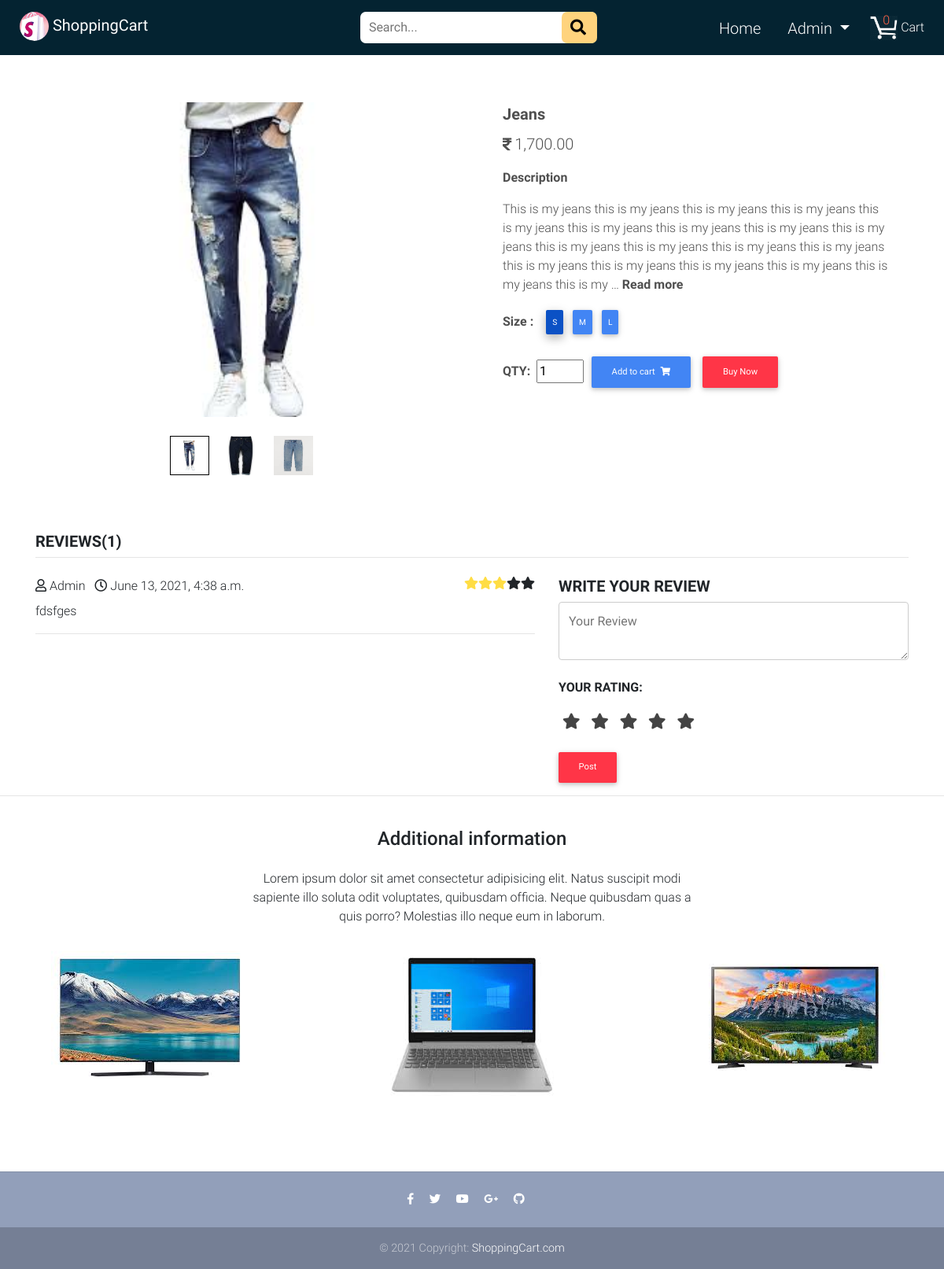
The app's page /product-detail/2/ (signed in) with its own data.
### myshop/models.py (models this page shows, shortened)
class Product(models.Model):
    title = models.CharField(max_length=100)
    price = models.IntegerField()
    discounted_price = models.IntegerField(blank=True, null=True)
    description = models.TextField()
    tag = models.CharField(choices=LABEL_CHOICES,
                           max_length=15, blank=True, null=True)
    label = models.CharField(choices=LABEL_COLOR_CHOICES,
                             max_length=1, blank=True, null=True)
    brand = models.CharField(max_length=50)
    size = MultiSelectField(choices=SIZE_CHOICES, blank=True, null=True)
    category = models.ForeignKey(Category, on_delete=models.CASCADE)
    image = models.ImageField(upload_to='images')

class Product_Image(models.Model):
    product = models.ForeignKey(Product, on_delete=models.CASCADE)
    image = models.ImageField(upload_to='images')

class Review(models.Model):
    user = models.ForeignKey(User, models.CASCADE)
    product = models.ForeignKey(Product, models.CASCADE)
    comment = models.TextField(max_length=250)
    rate = models.IntegerField(default=0)
    created_at = models.DateTimeField(auto_now_add=True)

### myshop/views.py (the view)
# urls.py: path('product-detail/<int:id>/', views.ProductDetail, name='product_detail'),
def ProductDetail(request, id):
    product = Product.objects.filter(id=id)
    single_product = Product.objects.get(id=id)
    prod_img = Product_Image.objects.filter(product_id=id)
    off_percentage = 0
    if single_product.discounted_price:
        discount_cost = single_product.price - single_product.discounted_price
        off_percentage = (discount_cost * 100) / single_product.price
    product_discount_percentage = round(off_percentage)
    review = Review.objects.filter(product=single_product)
    p = product.first()
    cart_quantity = 0
    item_already_in_cart = False
    user = request.user
    if user.is_authenticated:
        item_already_in_cart = Cart.objects.filter(
            Q(product=p.id) & Q(user=request.user)).exists()
        cart_item = Cart.objects.filter(user=user)
        for i in cart_item:
            cart_quantity += i.quantity
    context = {
        'reviews': review,
        'cart_quantity': cart_quantity,
        'product': product,
        'single_product': single_product,
        'product_discount_percentage': product_discount_percentage,
        'prod_img': prod_img,
        'item_already_in_cart': item_already_in_cart
    }
    return render(request, 'product_detail.html', context)

### myshop/templates/product_detail.html (shortened to what this page needs)
{% extends "base.html" %}
{% load static %}
{% load humanize %}
{% block content %}
<main class="mt-5 pt-4" style="overflow-x: hidden;">
  <div class="container dark-grey-text mt-5" style="word-wrap: break-word;">
    <div class="row">
      <div class="col-md-6 mb-2">
        <div class="mb-4" style="display: flex; justify-content: center; width: 100%; height: 400px;">
          <img class="img-fluid" src="{{single_product.image.url}}" alt="" id="product-detail">
        </div>
        {% if prod_img %}
        <div class="product-links-wap mb-3">
          <div class="row" style="display: flex; justify-content: center;">
            <div class="mr-3 activeimg">
              <a href="#">
                <img class="img-fluid thumbpic active" style="width: 50px; height: 50px;"
                  src="{{single_product.image.url}}" alt="">
              </a>
            </div>
            {% for pi in prod_img %}
            <div class="mr-3 activeimg">
              <a href="#">
                <img class="img-fluid thumbpic" style="width: 50px; height: 50px;" src="{{pi.image.url}}" alt="">
              </a>
            </div>
            {% endfor %}
          </div>
        </div>
        {% endif %}
      </div>
      {% for prod in product %}
      <div class="col-md-6 mb-4">
        <div class="px-4" style="word-wrap: break-word;">
          <a>
            <p class="d-inline lead font-weight-bold">{{ prod.title }}</p>
          </a>
          <p class="lead mt-2">
            {% if prod.discounted_price %}
          <div class="mr-1" style="font-size: 15px;">
            <span style="font-size: 20px;"><i class="fa mr-1"
                style="font-size: 18px;">&#xf156;</i>{{prod.discounted_price|intcomma}}.00</span>
          </div>
          <div class="mt-3">
            <span style="font-size: 20px;"><strong>M.R.P.:</strong><del class="ml-2 mr-1"><i class="fa mr-1"
                  style="font-size: 18px;">&#xf156;</i>{{prod.price|intcomma}}.00</del></span>
            <small style="font-size: 17px;">({{product_discount_percentage}}% off)</small>
          </div>
          {% else %}
          <span><i class="fa mr-1" style="font-size: 18px;">&#xf156;</i>{{prod.price|intcomma}}.00</span>
          {% endif %}
          </p>
          <p class="font-weight-bold">Description</p>
          <p><span id="dots">{{prod.description|truncatewords:75}}</span>
            <a class="font-weight-bold" onclick="readMore()" id="readmore">Read more</a>
          </p>
          {% if single_product.size %}
          <div class="row">
            <div class="col-auto prod-size">
              <ul class="list-inline pb-2">
                <li class="list-inline-item font-weight-bold">Size :</li>
                 {% for field in single_product.size  %}
                  <label for="{{forloop.counter0}}" class="btn btn-primary btn-sm p-2 m-1 prodsize  {% if forloop.counter0 == 0 %} active {% endif %}">{{field}}</label>
                {% endfor %}
              </ul>
            </div>
          </div>
          {% endif %}
          <form class="d-inline justify-content-left">
            <strong class="font-weight-bold mr-1"><label for="qty">QTY:<label></strong>
            <input type="number" value="1" id="qty" name="qty" style="width: 60px;">
            {% if user.is_authenticated %}
            {% if item_already_in_cart %}
            <a href="{% url 'cart_item' %}" class="btn btn-warning btn-md my-0">Go to cart
              <i class="fas fa-shopping-cart ml-1"></i>
            </a>
            {% else %}
            <button class="btn btn-primary btn-md my-0" type="submit" formaction="/add-to-cart">Add to cart
              <i class="fas fa-shopping-cart ml-1"></i>
            </button>
            {% endif %}
            {% else %}
            <a href="{% url 'login' %}" class="btn btn-primary btn-md my-0" type="submit">Add to cart
              <i class="fas fa-shopping-cart ml-1"></i>
            </a>
            {% endif %}
            <button href="/buyNow/" type="submit" class="btn btn-danger btn-md my-0" formaction="/buyNow">Buy Now</button>
          </form>
        </div>
      </div>
      {% endfor %}
    </div>
  </div>
  <div class="container mt-5">
    <h5 class="text-uppercase font-weight-bold">Reviews({{reviews|length}})</h5>
    <hr class="mt-0 pt-0">
    <div class="row">
      <div class="col-sm-7 mt-2">
        {% if reviews %}
        {% for review in reviews %}
        <div class="review-heading">
          <a class="text-capitalize"><i class="far fa-user mr-1"></i>{{review.user.username}}</a>
          <a class="ml-2"><i class="far fa-clock mr-1"></i>{{review.created_at}}</a>
          <i class="fa fa-star {% if review.rate > 4 %} checked {% endif %}" style="float: right;"></i>
          <i class="fa fa-star {% if review.rate > 3 %} checked {% endif %}" style="float: right;"></i>
          <i class="fa fa-star {% if review.rate > 2 %} checked {% endif %}" style="float: right;"></i>
          <i class="fa fa-star {% if review.rate > 1 %} checked {% endif %}" style="float: right;"></i>
          <i class="fa fa-star {% if review.rate > 0 %} checked {% endif %}" style="float: right;"></i>
        </div>
        <div class="review-body mt-2">
          <p>{{review.comment}}</p>
        </div>
        <hr>
        {% endfor %}
        {% else %}
        Doesn't have any review !!
        {% endif %}
      </div>
      <div class="col-sm-5 mt-2">
        <h5 class="text-uppercase font-weight-bold">Write Your Review</h5>
        <form class="review-form" method="GET" action="/review">
          <div class="form-group">
            <textarea class="input" type="text" name="comment" placeholder="Your Review" required></textarea>
          </div>
          <div class="form-group">
            <div class="input rating">
              <p class="text-uppercase font-weight-bold">Your Rating: </p>
              <div class="rating-wrapper">
                <input type="radio" id="star-5" name="rate" value="5" /><label for="star-5" class="fas fa-star"></label>
                <input type="radio" id="star-4" name="rate" value="4" /><label for="star-4" class="fas fa-star"></label>
                <input type="radio" id="star-3" name="rate" value="3" /><label for="star-3" class="fas fa-star"></label>
                <input type="radio" id="star-2" name="rate" value="2" /><label for="star-2" class="fas fa-star"></label>
                <input type="radio" id="star-1" name="rate" value="1" required /><label for="star-1"
                  class="fas fa-star"></label>
              </div>
            </div>
          </div>
          {% if user.is_authenticated %}
          <button class="btn btn-danger btn-md m-0" type="submit">Post</button>
          {% else %}
          <p>You must be logged in for post a review, <a href="{% url 'login' %}">Login</a></p>
          {% endif %}
        </form>
      </div>
    </div>
  </div>
  <hr>
  <div class="row d-flex justify-content-center">
    <div class="col-md-6 text-center">
      <h4 class="my-4 h4">Additional information</h4>
      <p>Lorem ipsum dolor sit amet consectetur adipisicing elit. Natus suscipit modi sapiente illo soluta odit
        voluptates,
        quibusdam officia. Neque quibusdam quas a quis porro? Molestias illo neque eum in laborum.</p>
    </div>
  </div>
  <div class="row text-center">
    <div class="col-lg-4 col-md-12 mb-4">
      <img src="{% static 'img/15.jpg' %}" class="img-fluid" alt="">
    </div>
    <div class="col-lg-4 col-md-6 mb-4">
      <img src="{% static 'img/39.jpg' %}" class="img-fluid" alt="">
    </div>
    <div class="col-lg-4 col-md-6 mb-4">
      <img src="{% static 'img/16.jpg' %}" class="img-fluid" alt="">
    </div>
  </div>
</main>
{% endblock %}

### myshop/templates/base.html (shortened to what this page needs)
{% load static %}
<!DOCTYPE html>
<html lang="en">
<head>
    <link rel="stylesheet" href="https://use.fontawesome.com/releases/v5.11.2/css/all.css">
    <link href="{% static 'css/bootstrap.min.css' %}" rel="stylesheet">
    <link href="{% static 'css/mdb.min.css' %}" rel="stylesheet">
    <link href="{% static 'css/style.min.css' %}" rel="stylesheet">
</head>
<body>
    <nav class="container-fluid fixed-top navbar-expand-lg">
        <div class="row">
            <div class="brand">
                <a class="navbar-brand waves-effect" href="/" target="_blank">
                    <span>
                        <img src="{% static 'img/logo1.jpg' %}" class="logo">
                    </span>
                    <strong class="white-text">ShoppingCart</strong>
                </a>
            </div>
            <div class="cart-item">
                <a href="{% url 'cart_item' %}" class="cart waves-effect">
                    {% if user.is_anonymous %}
                    <span class="cart-basket d-flex align-items-center justify-content-center">0</span>
                    {% else %}
                    <span class="cart-basket d-flex align-items-center justify-content-center">{{cart_quantity}}</span>
                    {% endif %}
                    <span>
                        <img class="cart-image" src="{% static 'img/shoppingcart.png' %}">
                    </span>
                    <span class="text-white">Cart</span>
                </a>
            </div>
            <div class="searchbar">
                <form action="/search" method="GET">
                    <input class="search" name="query" id="query" type="search" placeholder="Search..." aria-label="Search">
                    <button class="search-btn" type="submit" style="border: none;">
                        <i class="fas fa-search"></i>
                    </button>
                </form>
            </div>
            <div class="slbar">
                <ul class="main-menu">
                    {% if user.is_authenticated %}
                    <li class="{% block home %} {% endblock home %}">
                        <a href="{% url 'home' %}">Home</a>
                    </li>
                    <li>
                        <div class="dropdown">
                            <a class="text-white dropdown-toggle text-capitalize" type="button"
                                id="dropdownMenuButton" data-toggle="dropdown" aria-haspopup="true"
                                aria-expanded="false">
                                {{user.username}}
                            </a>
                        </div>
                    </li>
                    {% endif %}
                </ul>
            </div>
        </div>
    </nav>
    {% block content %}{% endblock %}
    <footer class="page-footer text-center font-small mt-5">
        <hr class="my-4">
        <div class="pb-4">
            <a href="#" target="_blank">
                <i class="fab fa-facebook-f mr-3"></i>
            </a>
            <a href="#" target="_blank">
                <i class="fab fa-twitter mr-3"></i>
            </a>
            <a href="#" target="_blank">
                <i class="fab fa-youtube mr-3"></i>
            </a>
            <a href="#" target="_blank">
                <i class="fab fa-google-plus-g mr-3"></i>
            </a>
            <a href="#" target="_blank">
                <i class="fab fa-github mr-3"></i>
            </a>
        </div>
        <div class="footer-copyright py-3">
            © 2021 Copyright:
            <a href="#" target="_blank"> ShoppingCart.com</a>
        </div>
    </footer>
</body>
</html>

### records on screen
Product: image (picture), title "Jeans", price "1,700", description "This is my jeans this is my jeans this is my jeans this is my jeans this is my jeans this is my jeans this is my jeans this is my jeans this is my jeans this is my jeans this is my jeans this is my jeans this is my jeans this is my jeans this is my jeans this is my jeans this is my jeans this is my jeans this is my …", size "S" "M" "L"
Product_Image: image (picture)
Product_Image: image (picture)
Review: user.username "Admin", created_at "June 13, 2021, 4:38 a.m.", comment "fdsfges"

### other values on screen
{{ cart_quantity }} "0"
{{ user.username }} "Admin"
{{ reviews|length }} "1"
